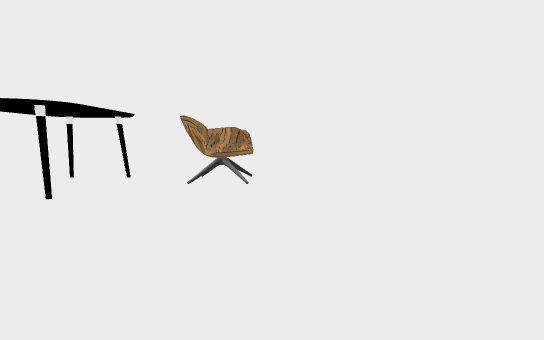
[1] (above)

13 first-person views from a walk through a 3-D level made in the Unity game engine. The camera is 0.46 m above the floor, tilts 6° down and sees 85° across. The floor is counted in squares, 0.5 m on a side. Each view is taken from the middle of a square. On the plan, view 1 faces up. The plan holds only what a view shows up to about 11 squares ahead; the rest is blank. The place goes on beyond the plan. The player is left out. Some surface patterns are stand-ins.

[2]
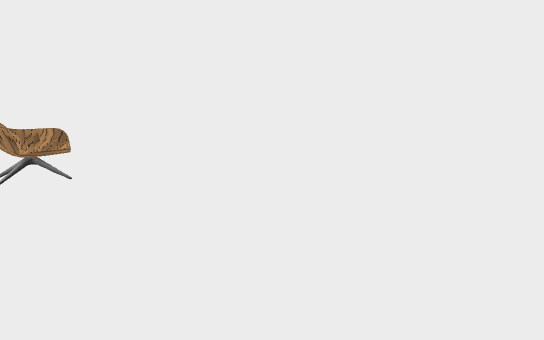

[3]
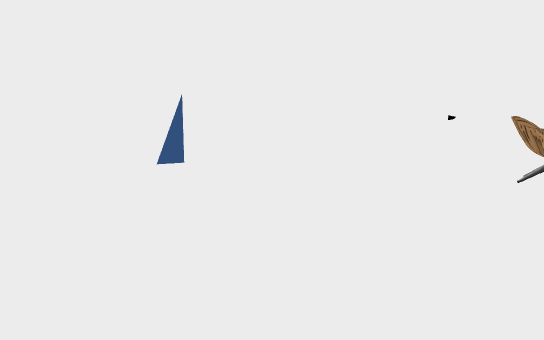

[4]
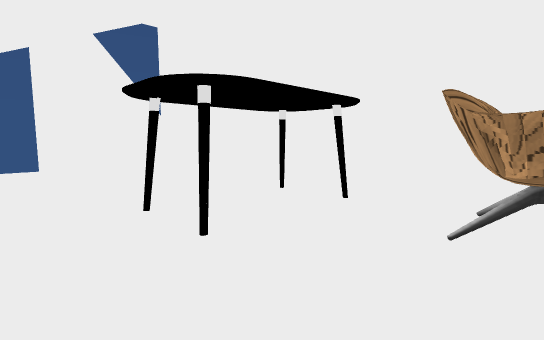

[5]
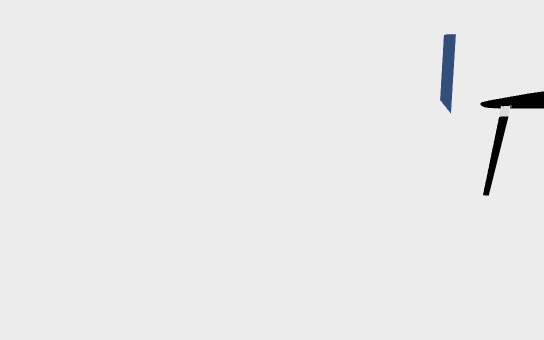

[6]
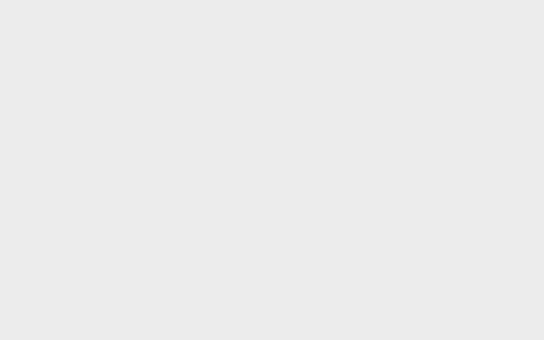

[7]
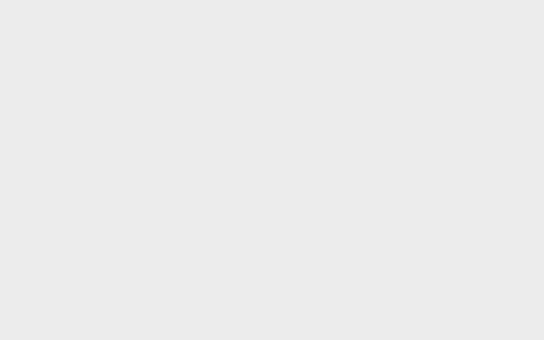

[8]
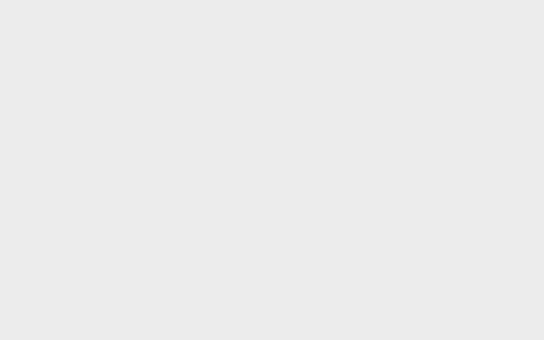

[9]
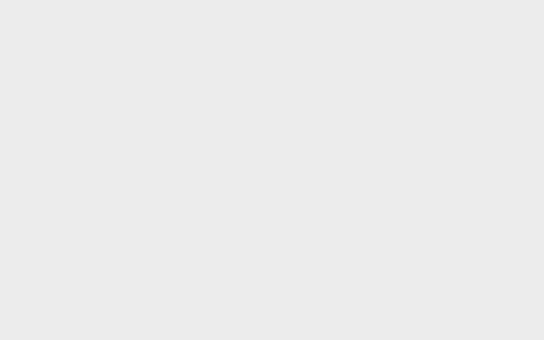

[10]
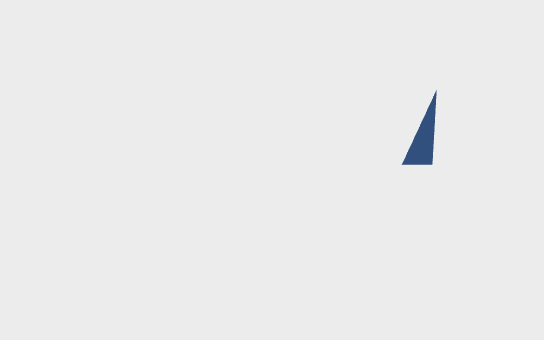

[11]
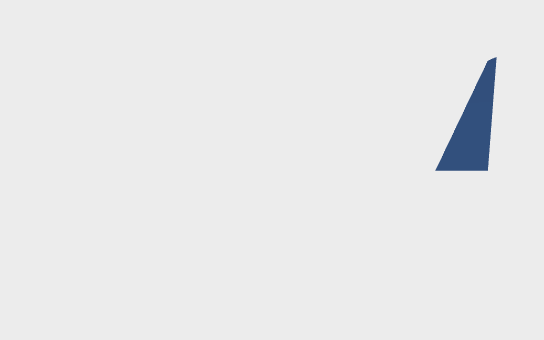

[12]
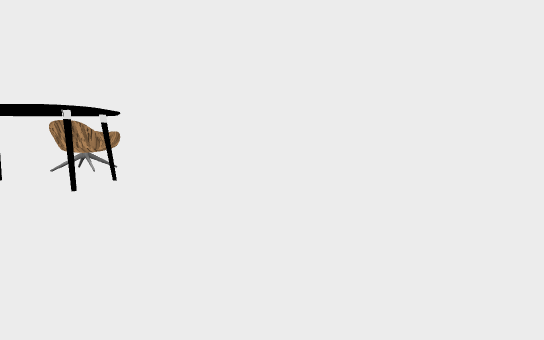

[13]
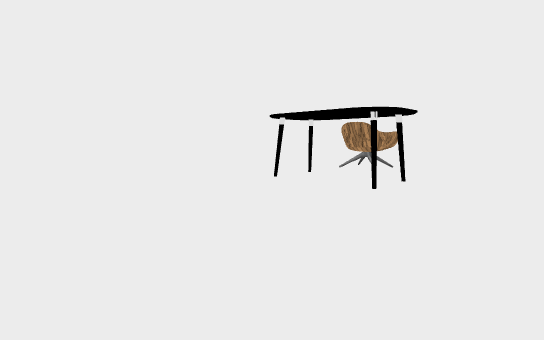

### Floor plan
Ten units are one square. View 1 is at (0, 0); x grows to the right and y downward. Boxes are objects, and circles mark ways between rooms. Rooms are numbered by the first view taken in them; rooms with no view inside come last. Other rooms are left out.
<svg viewBox="-115 -95 201 172">
<path fill="none" stroke="#000" d="M31 -10 12 -10M22 -8 7 -8 7 -25M9 17 46 17 46 52M44 58 44 72 81 72 81 -22M70 -28 46 -28 46 -8 30 -8M-21 -22 -21 -8M-28 -20 -59 -20 -59 -8M-61 -8 -61 -22M-107 -29 -107 28 9 28 9 17M7 -25 7 -90 -107 -90 -107 -42"/>
<rect x="-55" y="-55" width="10" height="10" fill="#bbb"><title>other object</title></rect>
<rect x="-55" y="-75" width="10" height="10" fill="#bbb"><title>other object</title></rect>
<rect x="-25" y="-75" width="20" height="20" fill="#bbb"><title>other object</title></rect>
<circle cx="-5" cy="-15" r="3" fill="#2a7"/>
<circle cx="5" cy="5" r="3" fill="#2a7"/>
<text x="40" y="10">1</text>
<text x="-50" y="-30">2</text>
</svg>
Room 1 opens to room 2.

Where each view was taken, in squares from view 1:
view 1: 0 up, 0 right, facing up
view 2: 2 down, 2 left, facing up-right
view 3: 2 down, 1 left, facing up-left
view 4: 3 up, 1 left, facing up-left
view 5: 1 up, 0 right, facing left
view 6: 2 up, 7 right, facing down
view 7: 2 up, 7 right, facing down-left
view 8: 1 up, 7 right, facing left
view 9: 1 down, 7 right, facing up-left
view 10: 2 down, 1 left, facing left
view 11: 2 down, 3 left, facing left
view 12: 1 up, 10 left, facing right
view 13: 2 up, 10 left, facing up-right
